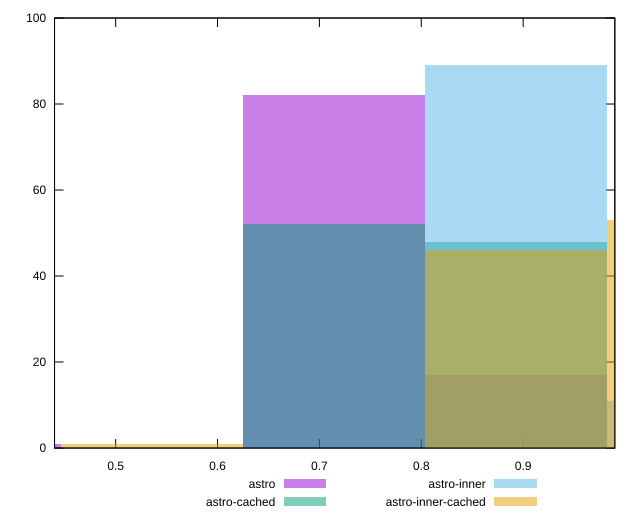

Source code (gnuplot):
reset

$astro <<EOF
0.3572293678452593 1
0.7144587356905187 82
0.8930734196131483 17
EOF

$astroCached <<EOF
0.8930734196131483 48
0.7144587356905187 52
EOF

$astroInner <<EOF
0.8930734196131483 89
1.071688103535778 11
EOF

$astroInnerCached <<EOF
0.535844051767889 1
0.8930734196131483 46
1.071688103535778 53
EOF

set key outside below
set boxwidth 0.17861468392262966
set xrange [0.44:0.99]
set yrange [0:100]
set trange [0:100]
set style fill transparent solid 0.5 noborder
set terminal svg size 640, 520 enhanced background rgb 'white'
set output "reports/report_00033_2021-03-01T14-23-16.841Z/total-blocking-time/comparison/histogram/all_score.svg"

plot $astro title "astro" with boxes, \
     $astroCached title "astro-cached" with boxes, \
     $astroInner title "astro-inner" with boxes, \
     $astroInnerCached title "astro-inner-cached" with boxes

reset
